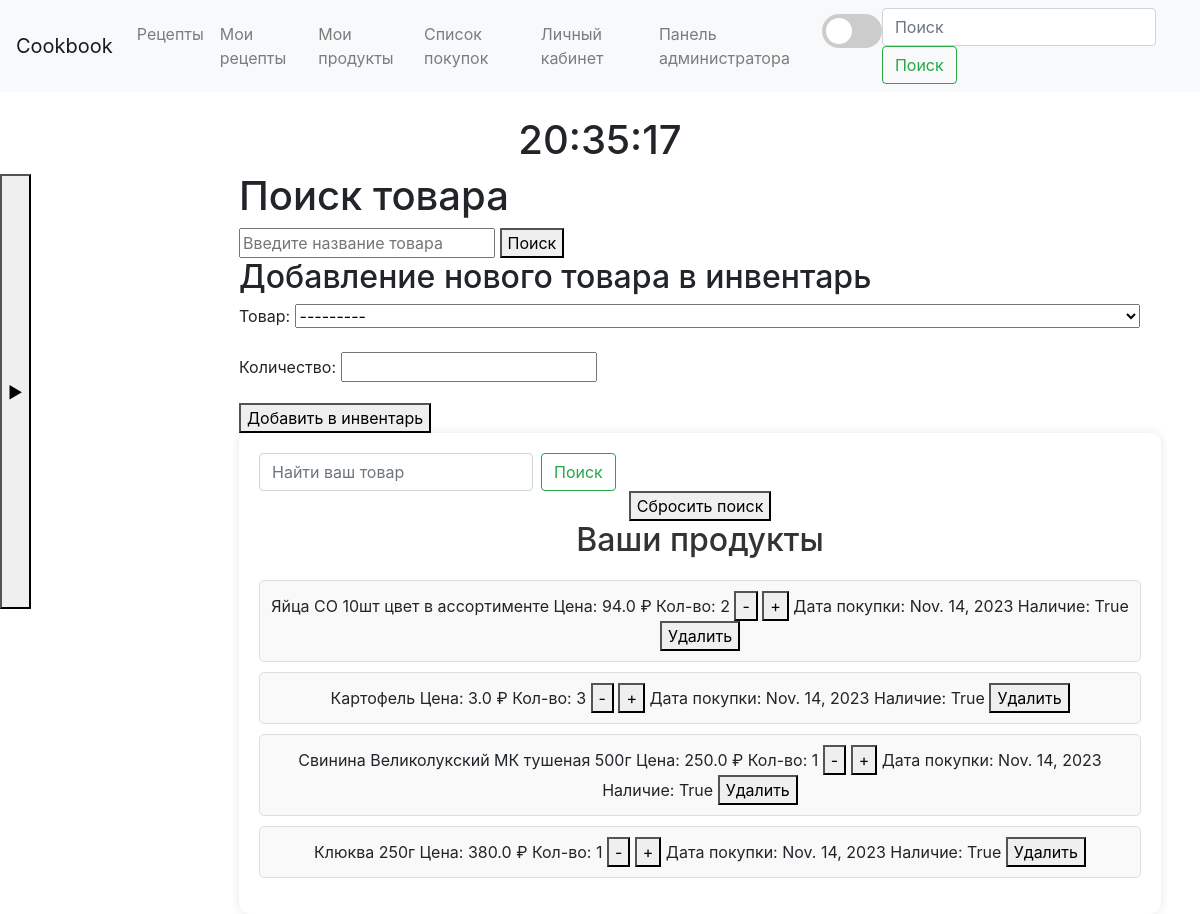
Page /products (signed in) on the earlier database version.
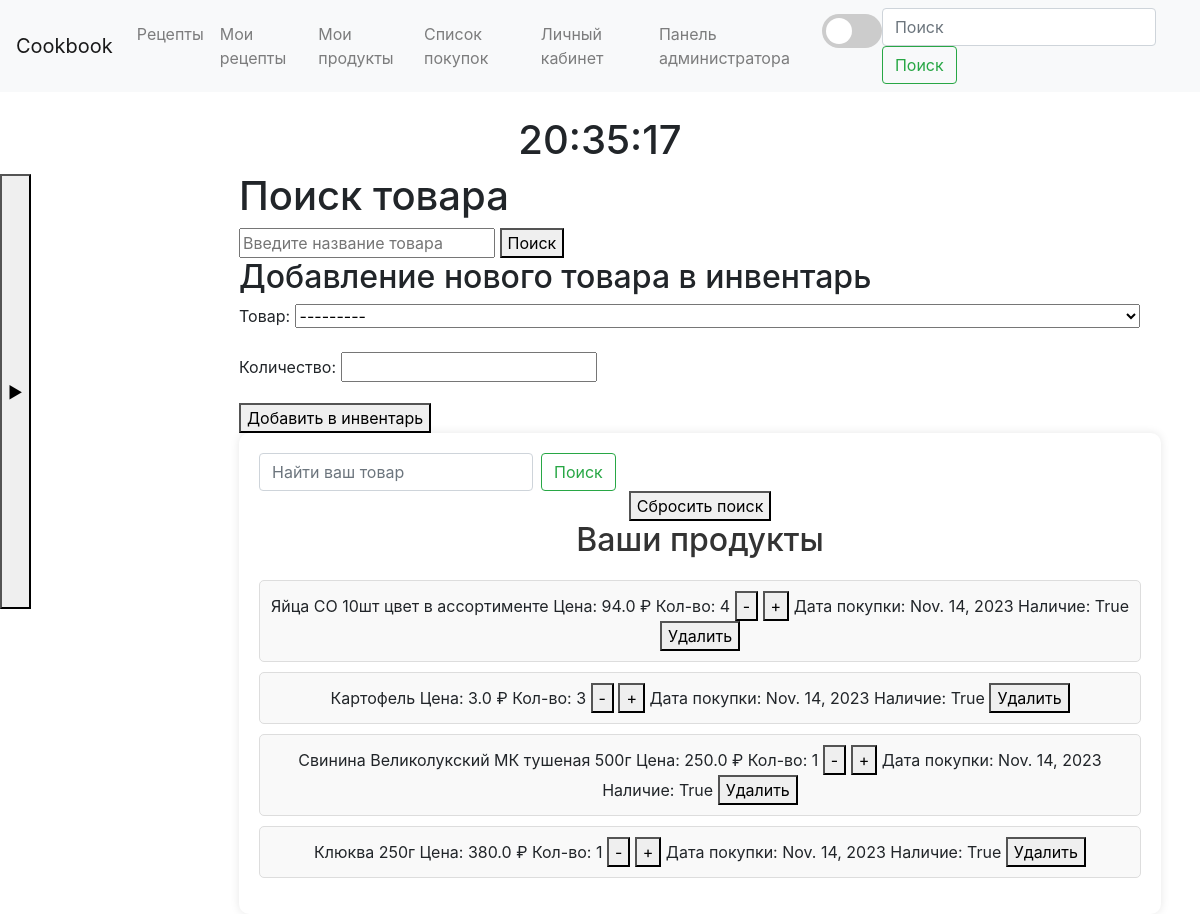
Same page on the later database version.
### main/models.py (models this page shows)
class InventoryItem(models.Model):
    user = models.ForeignKey(User, on_delete=models.CASCADE)
    product = models.ForeignKey(Product, on_delete=models.CASCADE)
    availability = models.BooleanField(null=True)
    quantity = models.IntegerField(null=True)
    date_of_purchase = models.DateField(null=True)
    expiry_date = models.DateField(null=True)

class Product(models.Model):
    name = models.CharField(max_length=200)
    price = models.FloatField(null=True)
    def __str__(self):
        return self.name

### main/views.py (the view)
# urls.py: path('products', views.products, name='products'),
def products(request):
    query = request.GET.get('q', '')
    inventory_query = request.GET.get('inventory_q', '')
    inventory_results = []
    results = []
    shop_list = Shopping_list_item.objects.filter(user=request.user)
    if query and request.method == 'GET':
        results = Product.objects.filter(name__icontains=query)
    if inventory_query and request.method == 'GET':
        inventory_results = InventoryItem.objects.filter(
            Q(product__name__icontains=inventory_query) &
            Q(user=request.user)
        )
    if request.method == 'POST':
        form = InventoryItemForm(request.POST)
        if form.is_valid():
            item = form.save(commit=False)
            item.user = request.user
            item.date_of_purchase = timezone.now()
            item.availability = True
            item.save()
            return redirect('products')
    else:
        form = InventoryItemForm()
    if not inventory_results:
        user_inventory = InventoryItem.objects.filter(user=request.user)
    else:
        user_inventory = inventory_results
    return render(request, 'main/products.html', {'form': form, 'user_inventory': user_inventory, 'results': results,
                                                  'query': query, 'inventory_results': inventory_results,})

### main/forms.py
class InventoryItemForm(forms.ModelForm):
    class Meta:
        model = InventoryItem
        fields = ['product', 'quantity']

### main/templates/main/Products.html (shortened to what this page needs)
{% extends 'main/base.html' %}
{% block content %}
    <h1>Поиск товара</h1>
    <form method="get" action="{% url 'products' %}">
        <input type="text" name="q" value="{{ query }}" placeholder="Введите название товара">
        <button type="submit">Поиск</button>
    </form>
    <h2>Добавление нового товара в инвентарь</h2>
    <form method="post" action="{% url 'products' %}">
        <div class="form-group">
            <label for="{{ form.product.id_for_label }}">Товар:</label>
            {{ form.product }}
        </div>
        <div class="form-group">
            <label for="{{ form.quantity.id_for_label }}">Количество:</label>
            {{ form.quantity }}
        </div>
        <button type="submit">Добавить в инвентарь</button>
    </form>
    <div class="custom-container">
        <form class="form-inline ml-auto" method="GET" action="{% url 'products' %}">
            <input class="form-control mr-sm-2" type="search" name="inventory_q" placeholder="Найти ваш товар" aria-label="Search">
            <button class="btn btn-outline-success my-2 my-sm-0" type="submit">Поиск</button>
        </form>
        <a href="{% url 'products' %}">
            <button>Сбросить поиск</button>
        </a>
        <h2 class="custom-heading">Ваши продукты</h2>
        <ul class="custom-list">
            {% for item in user_inventory %}
                <li class="custom-item">
                    {{ item.product.name }}
                    Цена: {{ item.product.price }} ₽
                    Кол-во:
                    <span id="quantity_{{ item.product.id }}">{{ item.quantity }}</span>
                    <button onclick="decreaseQuantity({{ item.product.id }})">-</button>
                    <button onclick="increaseQuantity({{ item.product.id }})">+</button>
                    Дата покупки: {{ item.date_of_purchase }}
                    Наличие: {{ item.availability }}
                    <button onclick="deleteProduct({{ item.product.id }})">Удалить</button>
                </li>
            {% empty %}
                <li class="custom-item">Ваш список продуктов пуст :(</li>
            {% endfor %}
        </ul>
    </div>
{% endblock %}

Differences in the rows shown:
changed InventoryItem "Яйца СО 10шт цвет в ассортименте": quantity "2" → "4"
